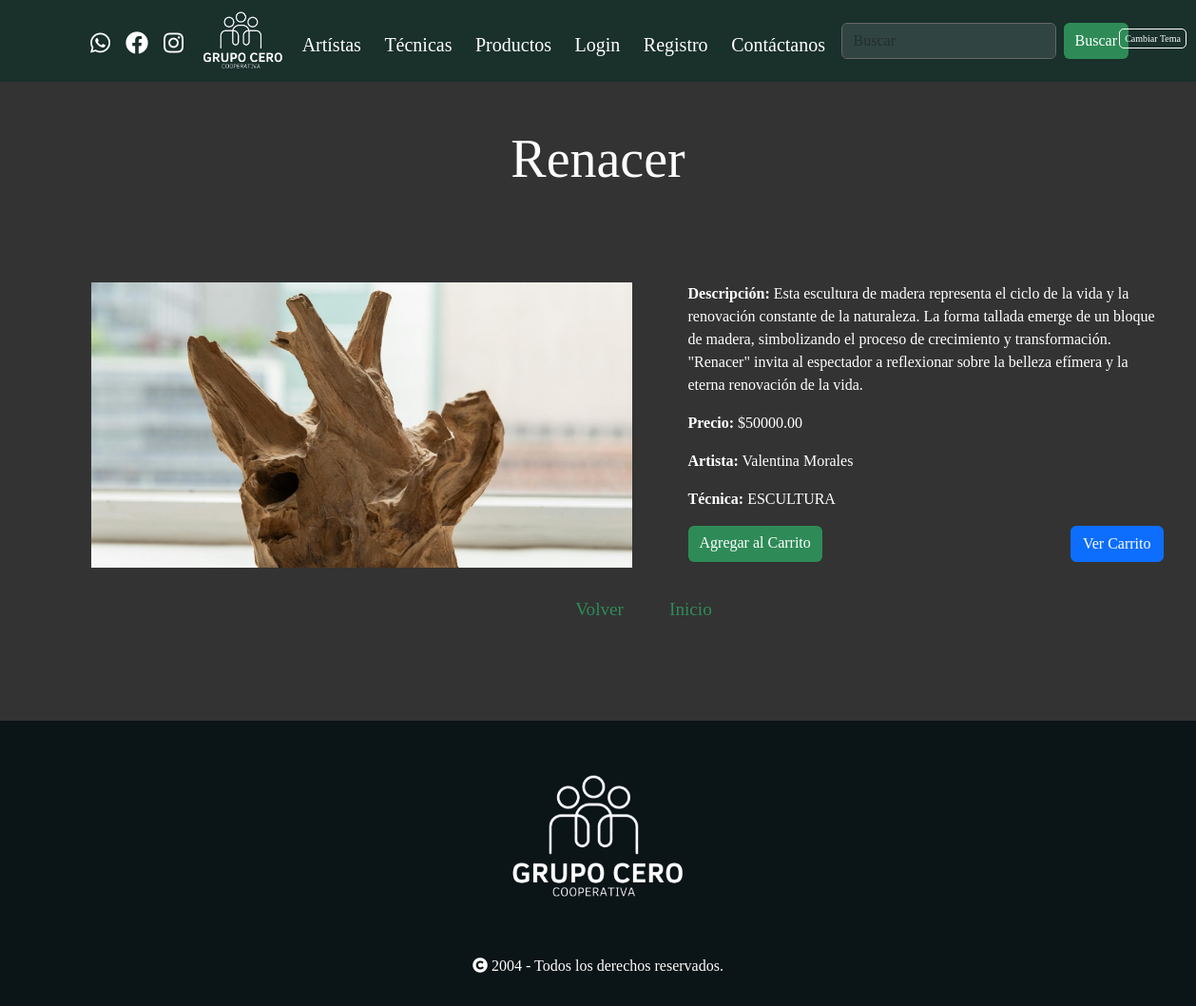
Page /producto/1/ on the earlier database version.
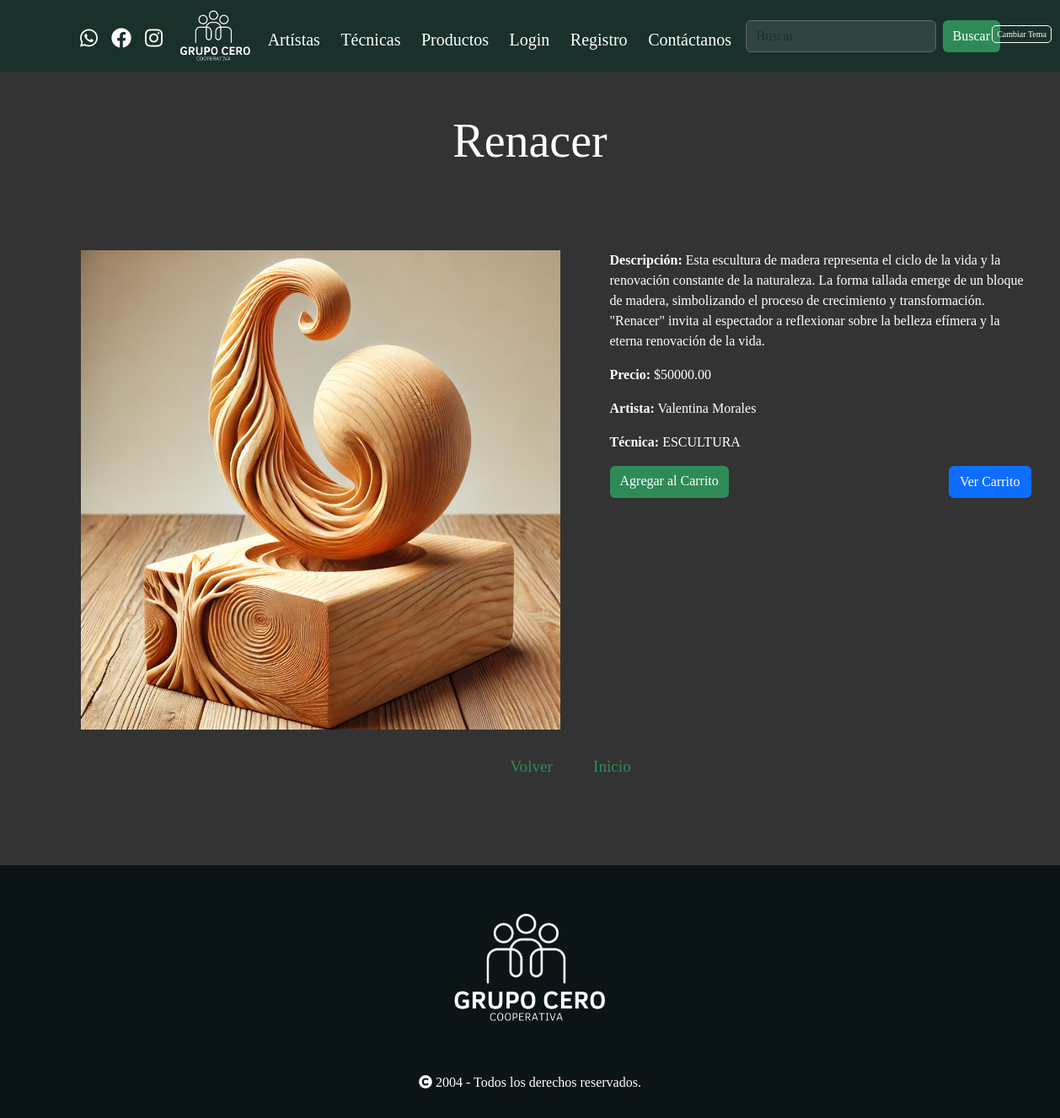
Same page on the later database version.
### storegrupozero/models.py (models this page shows, shortened)
class Product(models.Model):
    name = models.CharField(max_length=100)
    description = models.TextField()
    price = models.DecimalField(max_digits=10, decimal_places=2)
    image = models.ImageField(upload_to='products/')
    stock = models.PositiveIntegerField(default=1)
    artist = models.ForeignKey(Artist, on_delete=models.CASCADE, related_name='products')
    technique = models.ForeignKey(Technique, on_delete=models.CASCADE, related_name='products')
    created_at = models.DateTimeField(auto_now_add=True)
    updated_at = models.DateTimeField(auto_now=True)

class Artist(models.Model):
    name = models.CharField(max_length=100)
    bio = models.TextField()
    image = models.ImageField(upload_to='artists/')
    created_at = models.DateTimeField(auto_now_add=True)
    updated_at = models.DateTimeField(auto_now=True)

class Technique(models.Model):
    name = models.CharField(max_length=100)
    description = models.TextField()
    image = models.ImageField(upload_to='techniques/', null=True, blank=True)  # Agregar campo de imagen
    created_at = models.DateTimeField(auto_now_add=True)
    updated_at = models.DateTimeField(auto_now=True)

### storegrupozero/views.py (the view)
# urls.py: path('producto/<int:product_id>/', views.producto_detalle, name='producto_detalle'),
def producto_detalle(request, product_id):
    product = get_object_or_404(Product, id=product_id)
    return render(request, 'producto_detalle.html', {'product': product})

### storegrupozero/templates/producto_detalle.html
{% extends 'base.html' %}
{% block content %}
<h2 class="titulo-seccion text-center m-5">{{ product.name }}</h2>
<div class="container-fluid p-5 m-5">
    <div class="row justify-content-center">
        <div class="col-12 col-md-6">
            <img src="{{ product.image.url }}" class="img-fluid" alt="{{ product.name }}">
        </div>
        <div class="col-12 col-md-6">
            <div class="product-description">
                <p><strong>Descripción:</strong> {{ product.description }}</p>
                <p><strong>Precio:</strong> ${{ product.price }}</p>
                <p><strong>Artista:</strong> {{ product.artist.name }}</p>
                <p><strong>Técnica:</strong> {{ product.technique.name }}</p>
                <div class="d-flex justify-content-between">
                    <a href="{% url 'add_to_cart' product.id %}" class="btn btn-success btn-agregar-carrito">Agregar al Carrito</a>
                    <a href="{% url 'view_cart' %}" class="btn btn-primary">Ver Carrito</a>
                </div>
            </div>
        </div>
    </div>
    <div class="text-center mt-4">
        <a href="javascript:history.back()" class="link-volver btn btn-outline-secondary">Volver</a>
        <a href="{% url 'index' %}" class="link-volver btn btn-outline-secondary">Inicio</a>
    </div>
</div>
{% endblock %}

Differences in the rows shown:
changed Product "Renacer": image: a different picture
